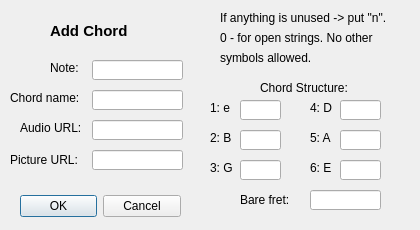
<?xml version="1.0" encoding="UTF-8"?>
<ui version="4.0">
 <class>AddChord</class>
 <widget class="QDialog" name="AddChord">
  <property name="geometry">
   <rect>
    <x>0</x>
    <y>0</y>
    <width>420</width>
    <height>230</height>
   </rect>
  </property>
  <property name="windowTitle">
   <string>Dialog</string>
  </property>
  <widget class="QDialogButtonBox" name="buttonBox">
   <property name="geometry">
    <rect>
     <x>20</x>
     <y>190</y>
     <width>161</width>
     <height>32</height>
    </rect>
   </property>
   <property name="orientation">
    <enum>Qt::Horizontal</enum>
   </property>
   <property name="standardButtons">
    <set>QDialogButtonBox::Cancel|QDialogButtonBox::Ok</set>
   </property>
  </widget>
  <widget class="QLabel" name="DialogName">
   <property name="geometry">
    <rect>
     <x>50</x>
     <y>20</y>
     <width>101</width>
     <height>21</height>
    </rect>
   </property>
   <property name="font">
    <font>
     <pointsize>11</pointsize>
     <weight>75</weight>
     <bold>true</bold>
    </font>
   </property>
   <property name="text">
    <string>Add Chord</string>
   </property>
  </widget>
  <widget class="QLineEdit" name="NoteLine">
   <property name="geometry">
    <rect>
     <x>92</x>
     <y>60</y>
     <width>91</width>
     <height>20</height>
    </rect>
   </property>
  </widget>
  <widget class="QLineEdit" name="ChordLine">
   <property name="geometry">
    <rect>
     <x>92</x>
     <y>90</y>
     <width>91</width>
     <height>20</height>
    </rect>
   </property>
  </widget>
  <widget class="QLineEdit" name="AudioURL">
   <property name="geometry">
    <rect>
     <x>92</x>
     <y>120</y>
     <width>91</width>
     <height>20</height>
    </rect>
   </property>
  </widget>
  <widget class="QLineEdit" name="PictureURL">
   <property name="geometry">
    <rect>
     <x>92</x>
     <y>150</y>
     <width>91</width>
     <height>20</height>
    </rect>
   </property>
  </widget>
  <widget class="QLabel" name="label">
   <property name="geometry">
    <rect>
     <x>50</x>
     <y>60</y>
     <width>31</width>
     <height>16</height>
    </rect>
   </property>
   <property name="text">
    <string>Note:</string>
   </property>
  </widget>
  <widget class="QLabel" name="label_2">
   <property name="geometry">
    <rect>
     <x>10</x>
     <y>90</y>
     <width>81</width>
     <height>16</height>
    </rect>
   </property>
   <property name="text">
    <string>Chord name:</string>
   </property>
  </widget>
  <widget class="QLabel" name="label_3">
   <property name="geometry">
    <rect>
     <x>20</x>
     <y>120</y>
     <width>71</width>
     <height>16</height>
    </rect>
   </property>
   <property name="text">
    <string>Audio URL:</string>
   </property>
  </widget>
  <widget class="QLabel" name="label_4">
   <property name="geometry">
    <rect>
     <x>10</x>
     <y>150</y>
     <width>71</width>
     <height>20</height>
    </rect>
   </property>
   <property name="text">
    <string>Picture URL:</string>
   </property>
  </widget>
  <widget class="QLabel" name="label_5">
   <property name="geometry">
    <rect>
     <x>260</x>
     <y>80</y>
     <width>101</width>
     <height>16</height>
    </rect>
   </property>
   <property name="text">
    <string>Chord Structure:</string>
   </property>
  </widget>
  <widget class="QLineEdit" name="firstStringLine">
   <property name="geometry">
    <rect>
     <x>240</x>
     <y>100</y>
     <width>41</width>
     <height>20</height>
    </rect>
   </property>
  </widget>
  <widget class="QLineEdit" name="secondStringLine">
   <property name="geometry">
    <rect>
     <x>240</x>
     <y>130</y>
     <width>41</width>
     <height>20</height>
    </rect>
   </property>
  </widget>
  <widget class="QLineEdit" name="thirdStringLine">
   <property name="geometry">
    <rect>
     <x>240</x>
     <y>160</y>
     <width>41</width>
     <height>20</height>
    </rect>
   </property>
  </widget>
  <widget class="QLineEdit" name="fourthStringLine">
   <property name="geometry">
    <rect>
     <x>340</x>
     <y>100</y>
     <width>41</width>
     <height>20</height>
    </rect>
   </property>
  </widget>
  <widget class="QLineEdit" name="fifthStringLine">
   <property name="geometry">
    <rect>
     <x>340</x>
     <y>130</y>
     <width>41</width>
     <height>20</height>
    </rect>
   </property>
  </widget>
  <widget class="QLineEdit" name="sixthStringLine">
   <property name="geometry">
    <rect>
     <x>340</x>
     <y>160</y>
     <width>41</width>
     <height>20</height>
    </rect>
   </property>
  </widget>
  <widget class="QLineEdit" name="bareLine">
   <property name="geometry">
    <rect>
     <x>310</x>
     <y>190</y>
     <width>71</width>
     <height>20</height>
    </rect>
   </property>
  </widget>
  <widget class="QLabel" name="label_6">
   <property name="geometry">
    <rect>
     <x>210</x>
     <y>100</y>
     <width>31</width>
     <height>16</height>
    </rect>
   </property>
   <property name="text">
    <string>1: e</string>
   </property>
  </widget>
  <widget class="QLabel" name="label_7">
   <property name="geometry">
    <rect>
     <x>210</x>
     <y>130</y>
     <width>31</width>
     <height>16</height>
    </rect>
   </property>
   <property name="text">
    <string>2: B</string>
   </property>
  </widget>
  <widget class="QLabel" name="label_8">
   <property name="geometry">
    <rect>
     <x>210</x>
     <y>160</y>
     <width>31</width>
     <height>16</height>
    </rect>
   </property>
   <property name="text">
    <string>3: G</string>
   </property>
  </widget>
  <widget class="QLabel" name="label_9">
   <property name="geometry">
    <rect>
     <x>310</x>
     <y>160</y>
     <width>31</width>
     <height>16</height>
    </rect>
   </property>
   <property name="text">
    <string>6: E</string>
   </property>
  </widget>
  <widget class="QLabel" name="label_10">
   <property name="geometry">
    <rect>
     <x>310</x>
     <y>130</y>
     <width>31</width>
     <height>16</height>
    </rect>
   </property>
   <property name="text">
    <string>5: A</string>
   </property>
  </widget>
  <widget class="QLabel" name="label_11">
   <property name="geometry">
    <rect>
     <x>310</x>
     <y>100</y>
     <width>31</width>
     <height>16</height>
    </rect>
   </property>
   <property name="text">
    <string>4: D</string>
   </property>
  </widget>
  <widget class="QLabel" name="label_12">
   <property name="geometry">
    <rect>
     <x>240</x>
     <y>190</y>
     <width>61</width>
     <height>20</height>
    </rect>
   </property>
   <property name="text">
    <string>Bare fret:</string>
   </property>
  </widget>
  <widget class="QLabel" name="label_13">
   <property name="geometry">
    <rect>
     <x>220</x>
     <y>10</y>
     <width>191</width>
     <height>16</height>
    </rect>
   </property>
   <property name="text">
    <string>If anything is unused -&gt; put &quot;n&quot;.</string>
   </property>
  </widget>
  <widget class="QLabel" name="label_14">
   <property name="geometry">
    <rect>
     <x>220</x>
     <y>30</y>
     <width>181</width>
     <height>16</height>
    </rect>
   </property>
   <property name="text">
    <string>0 - for open strings. No other</string>
   </property>
  </widget>
  <widget class="QLabel" name="label_15">
   <property name="geometry">
    <rect>
     <x>220</x>
     <y>50</y>
     <width>181</width>
     <height>16</height>
    </rect>
   </property>
   <property name="text">
    <string>symbols allowed.</string>
   </property>
  </widget>
 </widget>
 <resources/>
 <connections>
  <connection>
   <sender>buttonBox</sender>
   <signal>accepted()</signal>
   <receiver>AddChord</receiver>
   <slot>accept()</slot>
   <hints>
    <hint type="sourcelabel">
     <x>248</x>
     <y>254</y>
    </hint>
    <hint type="destinationlabel">
     <x>157</x>
     <y>274</y>
    </hint>
   </hints>
  </connection>
  <connection>
   <sender>buttonBox</sender>
   <signal>rejected()</signal>
   <receiver>AddChord</receiver>
   <slot>reject()</slot>
   <hints>
    <hint type="sourcelabel">
     <x>316</x>
     <y>260</y>
    </hint>
    <hint type="destinationlabel">
     <x>286</x>
     <y>274</y>
    </hint>
   </hints>
  </connection>
 </connections>
</ui>
